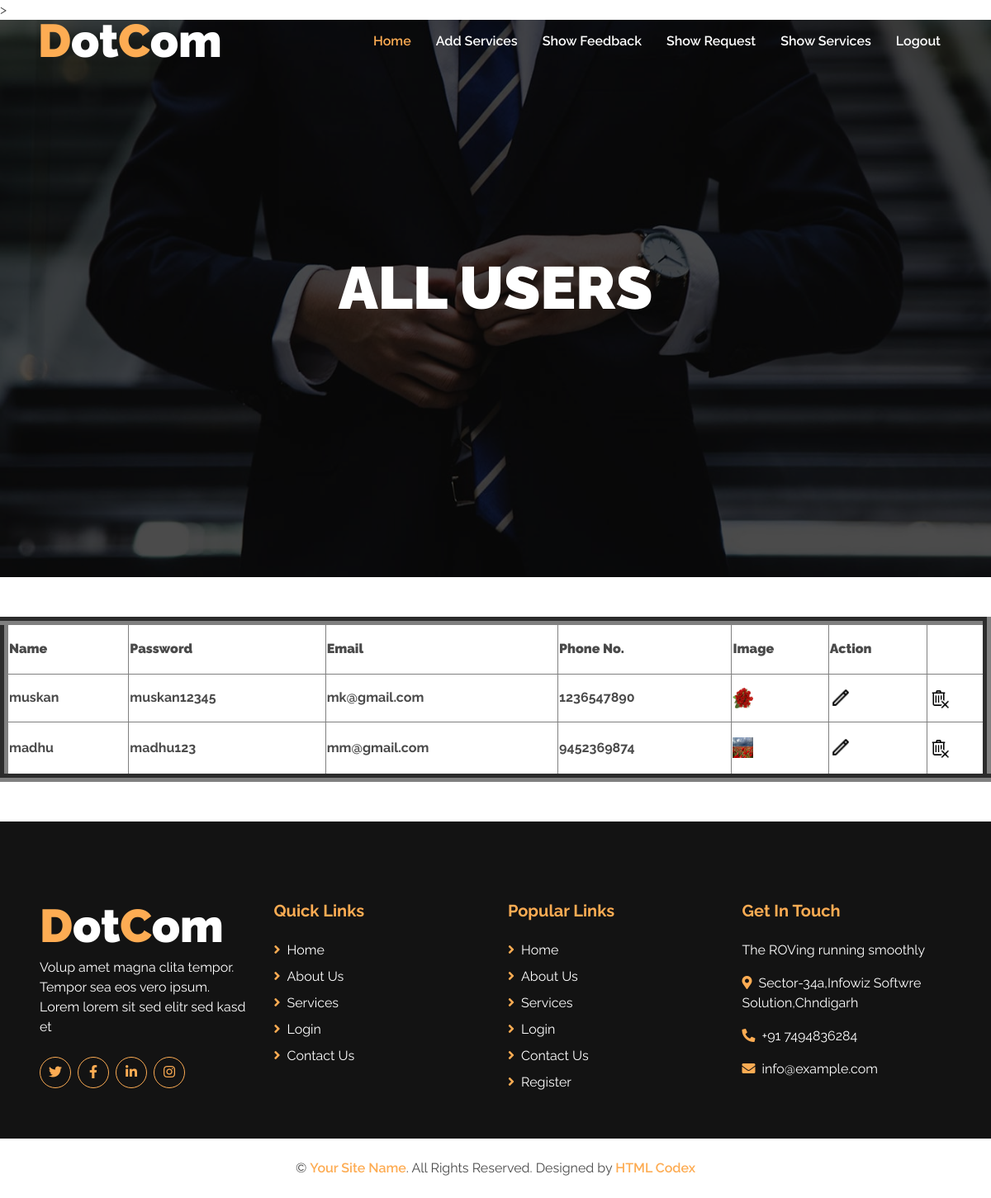
/showuser/, run on the app's committed database.
### pythonapplication/models.py (models this page shows, shortened)
class Register(models.Model):
	p_id=models.AutoField(primary_key=True)
	name=models.CharField(max_length=100)
	password=models.CharField(max_length=100)
	email=models.CharField(max_length=100)
	phoneno=models.CharField(max_length=100)
	image=models.ImageField(upload_to='pics/')

### pythonapplication/views.py (the view)
# urls.py: path('showuser/',views.showuser),
def showuser(request):
	data=Register.objects.all()
	return render(request,'template/showuser.html',{"alldata":data})

### pythonapplication/template/showuser.html (shortened to what this page needs)
{%load static%}
<!DOCTYPE html>
<html lang="en">
<head>
    <link href="https://cdnjs.cloudflare.com/ajax/libs/font-awesome/5.15.0/css/all.min.css" rel="stylesheet">
    <link href="{% static 'lib/owlcarousel/assets/owl.carousel.min.css' %}" rel="stylesheet">
    <link href="{% static 'css/style.css' %}" rel="stylesheet">
</head>
<body>
    <div class="container-fluid nav-bar p-0">
        <div class="container-lg p-0">
            <nav class="navbar navbar-expand-lg bg-secondary navbar-dark">
                <a href="index.html" class="navbar-brand">
                    <h1 class="m-0 text-white display-4"><span class="text-primary">D</span>ot<span class="text-primary">C</span>om</h1>
                </a>
                <div class="collapse navbar-collapse justify-content-between" id="navbarCollapse">
                    <div class="navbar-nav ml-auto py-0">
                        <a href="/home/" class="nav-item nav-link active">Home</a>
                        <a href="/addservice/" class="nav-item nav-link">Add Services</a>
                        <a href="/showfeedback/" class="nav-item nav-link">Show Feedback</a>
                        <a href="/showrequest/" class="nav-item nav-link">Show Request</a>
                        <a href="/showservices/" class="nav-item nav-link">Show Services</a>
                        <a href="/logout/" class="nav-item nav-link">Logout</a>
                    </div>
                </div>
            </nav>
        </div>
    </div>
    <div class="container-fluid p-0 mb-5">
       >
            <div class="carousel-inner">
                    <img class="img-fluid" src="{% static 'img/carousel-1.jpg' %}" alt="Image">
                    <div class="carousel-caption d-flex align-items-center justify-content-center">
                        <div class="p-5" style="width: 100%; max-width: 900px;">
                            <h1 class="display-3 text-white mb-md-4" align="center" >ALL USERS</h1>
                    </div>
                </div>
            </div>
        </div>
<table border="10" height="200" width="100%">
   <tr>
       <th><b>Name</b></th>
       <th><b>Password</b></th>
       <th><b>Email</b></th>
       <th><b>Phone No.</b></th>
       <th><b>Image</b></th>
       <th><b>Action</b></th>
    </tr>
{% for single in alldata %}
    <tr>
        <th>{{ single.name }} </th>
        <th>{{ single.password }} </th>
        <th>{{ single.email }} </th>
        <th>{{ single.phoneno }} </th>
        <th><img src={{single.image.url}} height=25 width=25/></th>
        <th><a href="{% url 'updateuser' pk=single.p_id %}"><img src="{% static 'img/edit.png' %}"  height=25 width=25/></a></th>
        <th><a href="{% url 'delete_user' pk=single.p_id %}"><img src="{% static 'img/del.png' %}"  height=25 width=25/></a></th>
    </tr>
{% endfor %}
</table>
   {% include 'template/footer.html'%}
</body>
</html>

### data on the page
Register: name "muskan", password "muskan12345", email "mk@gmail.com", phoneno "1236547890", image (picture)
Register: name "madhu", password "madhu123", email "mm@gmail.com", phoneno "9452369874", image (picture)
